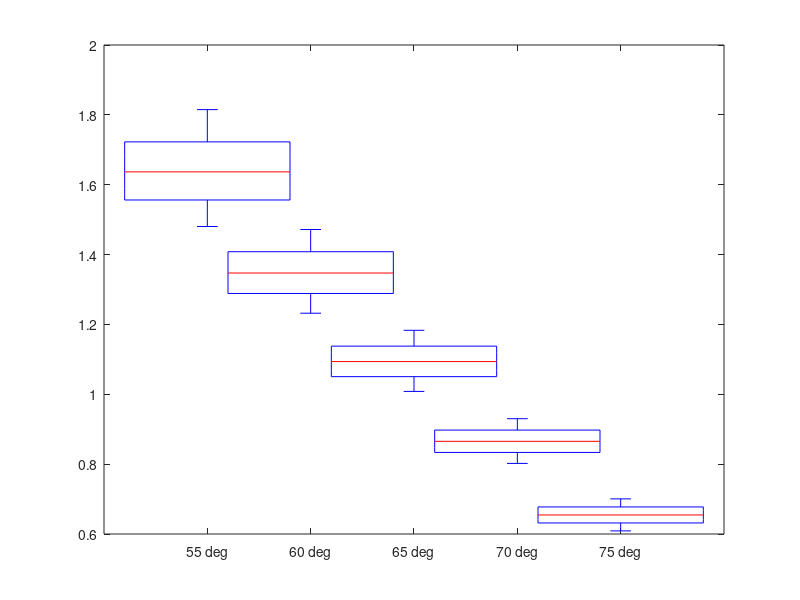

The MATLAB script that drew this image: (Note: this script raises an error after producing the figure.)
%% PLotting pressure vs diamters
close all
pressure_55 = 12:24;
Rcyl_55 = [0.5500   12.0000    0.0282    0.5227         0
    0.5500   13.0000    0.0248    0.4439         0
    0.5500   14.0000    0.0220    0.3825         0
    0.5500   15.0000    0.0193    0.3278         0
    0.5500   16.0000    0.0169    0.2833         0
    0.5500   17.0000    0.0153    0.2533         0
    0.5500   18.0000    0.0138    0.2262         0
    0.5500   19.0000    0.0121    0.1978         0
    0.5500   20.0000    0.0110    0.1798         0
    0.5500   21.0000    0.0099    0.1618         0
    0.5500   22.0000    0.0088    0.1438         0
    0.5500   23.0000    0.0080    0.1317         0
    0.5500   24.0000    0.0070    0.1167         0
];

pressure_40 = 14:24;
Rcyl_40 = [ 0.4000   14.0000    0.0212    0.3537         0
    0.4000   15.0000    0.0176    0.2897         0
    0.4000   16.0000    0.0165    0.2692         0
    0.4000   17.0000    0.0164    0.2647         0
    0.4000   18.0000    0.0147    0.2346         0
    0.4000   19.0000    0.0115    0.1834         0
    0.4000   20.0000    0.0102    0.1632         0
    0.4000   21.0000    0.0108    0.1722         0
    0.4000   22.0000    0.0090    0.1448         0
    0.4000   23.0000    0.0072    0.1170         0

    0.4000   24.0000    0.0079    0.1281         0];

pressure_45 = 13:24;
Rcyl_45 = [0.4500   13.0000    0.0243    0.4225         0
    0.4500   14.0000    0.0209    0.3552         0
    0.4500   15.0000    0.0192    0.3207         0
    0.4500   16.0000    0.0179    0.2939         0
    0.4500   17.0000    0.0155    0.2524         0
    0.4500   18.0000    0.0130    0.2103         0
    0.4500   19.0000    0.0121    0.1954         0
    0.4500   20.0000    0.0116    0.1862         0
    0.4500   21.0000    0.0096    0.1549         0
    0.4500   22.0000    0.0087    0.1410         0
    0.4500   23.0000    0.0083    0.1351         0
    0.4500   24.0000    0.0067    0.1103         0];

pressure_50 = 13:24;
Rcyl_50 = [0.5000   13.0000    0.0244    0.4303         0
    0.5000   14.0000    0.0218    0.3755         0
    0.5000   15.0000    0.0197    0.3315         0
    0.5000   16.0000    0.0172    0.2843         0
    0.5000   17.0000    0.0149    0.2445         0
    0.5000   18.0000    0.0137    0.2233         0
    0.5000   19.0000    0.0125    0.2031         0
    0.5000   20.0000    0.0108    0.1744         0
    0.5000   21.0000    0.0099    0.1606         0
    0.5000   22.0000    0.0090    0.1463         0
    0.5000   23.0000    0.0078    0.1272         0
    0.5000   24.0000    0.0072    0.1192         0];


figure 
% plot(pressure_35, Rcyl_35(:,3),'r',pressure_40, Rcyl_40(:,3),'g',...
%     pressure_45, Rcyl_45(:,3),'b',pressure_50, Rcyl_50(:,3),'c', 'linewidth',2)
plot(pressure_40, Rcyl_40(:,3),'r',...
    pressure_45, Rcyl_45(:,3),'g',pressure_50, Rcyl_50(:,3),'b',...
    pressure_55, Rcyl_55(:,3),'c','linewidth',2.5)

xlabel('Pressure(in psi)','fontweight','bold','fontsize',20)
ylabel('Cylinder radius (in m)','fontweight','bold','fontsize',20)
grid on
legend('40 cm', '45 cm', '50 cm','55 cm')
set(gca,'linewidth',1.5,'FontSize',16)
xlim([13 24])
title('Pressure vs Cylinder radius for 60, 88 actuator','fontsize',20)

%%  Vol frac vs selsction measure plots
params_5588 = [       0         0    1.0000         0
    0.0100    0.9923    1.0002    1.4690
    0.0200    1.9830    1.0005    2.9560
    0.0300    2.9722    1.0007    4.4610
    0.0400    3.9597    1.0010    5.9842
    0.0500    4.9455    1.0012    7.5258
    0.0600    5.9297    1.0015    9.0859
    0.0700    6.9121    1.0017   10.6646
    0.0800    7.8928    1.0020   12.2621
    0.0900    8.8718    1.0022   13.8789
    0.1000    9.8490    1.0025   15.5147
    0.1100   10.8244    1.0028   17.1699
    0.1200   11.7980    1.0030   18.8446
    0.1300   12.7697    1.0033   20.5391
    0.1400   13.7395    1.0036   22.2535
    0.1500   14.7074    1.0039   23.9881
    0.1600   15.6734    1.0041   25.7431
    0.1700   16.6374    1.0044   27.5187
    0.1800   17.5994    1.0047   29.3151
    0.1900   18.5594    1.0050   31.1325
    0.2000   19.5173    1.0053   32.9712
    0.2100   20.4731    1.0056   34.8315
    0.2200   21.4268    1.0059   36.7138
    0.2300   22.3784    1.0062   38.6181
    0.2400   23.3277    1.0065   40.5447
    0.2500   24.2749    1.0069   42.4941
    0.2600   25.2197    1.0072   44.4664
    0.2700   26.1623    1.0075   46.4620
    0.2800   27.1026    1.0078   48.4812
    0.2900   28.0404    1.0082   50.5247
    0.3000   28.9759    1.0085   52.5923
];

params_6088 = [ 0         0    1.0000         0
    0.0100    1.0007    1.0002    1.2330
    0.0200    2.0000    1.0004    2.4797
    0.0300    2.9981    1.0006    3.7403
    0.0400    3.9949    1.0008    5.0148
    0.0500    4.9904    1.0010    6.3032
    0.0600    5.9845    1.0012    7.6057
    0.0700    6.9773    1.0014    8.9222
    0.0800    7.9687    1.0016   10.2529
    0.0900    8.9587    1.0018   11.5977
    0.1000    9.9473    1.0021   12.9570
    0.1100   10.9345    1.0023   14.3305
    0.1200   11.9203    1.0025   15.7185
    0.1300   12.9046    1.0027   17.1210
    0.1400   13.8874    1.0029   18.5380
    0.1500   14.8688    1.0032   19.9698
    0.1600   15.8486    1.0034   21.4163
    0.1700   16.8269    1.0036   22.8776
    0.1800   17.8037    1.0039   24.3538
    0.1900   18.7789    1.0041   25.8451
    0.2000   19.7525    1.0044   27.3515
    0.2100   20.7246    1.0046   28.8730
    0.2200   21.6950    1.0048   30.4099
    0.2300   22.6638    1.0051   31.9621
    0.2400   23.6309    1.0053   33.5298
    0.2500   24.5964    1.0056   35.1131
    0.2600   25.5601    1.0059   36.7121
    0.2700   26.5222    1.0061   38.3268
    0.2800   27.4825    1.0064   39.9579
    0.2900   28.4410    1.0066   41.6047
    0.3000   29.3978    1.0069   43.2677
];

params_6588= [         0         0    1.0000         0
    0.0100    1.0083    1.0002    1.0166
    0.0200    2.0156    1.0003    2.0438
    0.0300    3.0219    1.0005    3.0817
    0.0400    4.0271    1.0006    4.1303
    0.0500    5.0313    1.0008    5.1895
    0.0600    6.0344    1.0010    6.2594
    0.0700    7.0365    1.0011    7.3402
    0.0800    8.0375    1.0013    8.4316
    0.0900    9.0374    1.0015    9.5338
    0.1000   10.0362    1.0017   10.6468
    0.1100   11.0339    1.0018   11.7706
    0.1200   12.0304    1.0020   12.9054
    0.1300   13.0258    1.0022   14.0510
    0.1400   14.0201    1.0024   15.2074
    0.1500   15.0132    1.0026   16.3748
    0.1600   16.0052    1.0027   17.5532
    0.1700   16.9959    1.0029   18.7425
    0.1800   17.9855    1.0031   19.9428
    0.1900   18.9738    1.0033   21.1541
    0.2000   19.9610    1.0035   22.3765
    0.2100   20.9469    1.0037   23.6100
    0.2200   21.9315    1.0039   24.8546
    0.2300   22.9150    1.0041   26.1104
    0.2400   23.8971    1.0043   27.3773
    0.2500   24.8780    1.0045   28.6555
    0.2600   25.8576    1.0047   29.9448
    0.2700   26.8358    1.0049   31.2455
    0.2800   27.8128    1.0051   32.5575
    0.2900   28.7884    1.0053   33.8808
    0.3000   29.7627    1.0055   35.2154
];

params_7088 = [        0         0    1.0000         0
    0.0100    1.0155    1.0001    0.8145
    0.0200    2.0301    1.0003    1.6371
    0.0300    3.0440    1.0004    2.4679
    0.0400    4.0571    1.0005    3.3068
    0.0500    5.0694    1.0006    4.1539
    0.0600    6.0808    1.0008    5.0091
    0.0700    7.0914    1.0009    5.8725
    0.0800    8.1013    1.0010    6.7440
    0.0900    9.1102    1.0012    7.6237
    0.1000   10.1183    1.0013    8.5116
    0.1100   11.1256    1.0014    9.4076
    0.1200   12.1320    1.0016   10.3118
    0.1300   13.1375    1.0017   11.2241
    0.1400   14.1422    1.0019   12.1445
    0.1500   15.1459    1.0020   13.0734
    0.1600   16.1488    1.0021   14.0103
    0.1700   17.1508    1.0023   14.9554
    0.1800   18.1518    1.0024   15.9086
    0.1900   19.1520    1.0026   16.8701
    0.2000   20.1512    1.0027   17.8397
    0.2100   21.1495    1.0029   18.8176
    0.2200   22.1468    1.0030   19.8036
    0.2300   23.1432    1.0032   20.7979
    0.2400   24.1386    1.0034   21.8003
    0.2500   25.1331    1.0035   22.8110
    0.2600   26.1266    1.0037   23.8299
    0.2700   27.1191    1.0038   24.8570
    0.2800   28.1106    1.0040   25.8924
    0.2900   29.1012    1.0041   26.9360
    0.3000   30.0907    1.0043   27.9878
];

params_7588 = [        0         0    1.0000         0
    0.0100    1.0222    1.0001    0.6224
    0.0200    2.0439    1.0002    1.2509
    0.0300    3.0650    1.0003    1.8854
    0.0400    4.0855    1.0004    2.5260
    0.0500    5.1054    1.0005    3.1727
    0.0600    6.1247    1.0006    3.8254
    0.0700    7.1434    1.0007    4.4841
    0.0800    8.1615    1.0008    5.1489
    0.0900    9.1790    1.0009    5.8196
    0.1000   10.1959    1.0010    6.4965
    0.1100   11.2121    1.0011    7.1794
    0.1200   12.2277    1.0012    7.8683
    0.1300   13.2427    1.0013    8.5632
    0.1400   14.2571    1.0014    9.2641
    0.1500   15.2707    1.0015    9.9710
    0.1600   16.2838    1.0016   10.6839
    0.1700   17.2962    1.0017   11.4028
    0.1800   18.3079    1.0018   12.1276
    0.1900   19.3189    1.0019   12.8588
    0.2000   20.3293    1.0020   13.5958
    0.2100   21.3390    1.0021   14.3387
    0.2200   22.3480    1.0022   15.0876
    0.2300   23.3563    1.0024   15.8425
    0.2400   24.3639    1.0025   16.6033
    0.2500   25.3709    1.0026   17.3702
    0.2600   26.3771    1.0027   18.1430
    0.2700   27.3826    1.0028   18.9218
    0.2800   28.3874    1.0029   19.7065
    0.2900   29.3914    1.0031   20.4972
    0.3000   30.3948    1.0032   21.2938
];


bh = boxplot([params_5588(2:end,4)./params_5588(2:end,2),...
    params_6088(2:end,4)./params_6088(2:end,2),...
    params_6588(2:end,4)./params_6588(2:end,2),...
    params_7088(2:end,4)./params_7088(2:end,2),...
    params_7588(2:end,4)./params_7588(2:end,2)],...
    'Labels',{'55 deg','60 deg','65 deg', '70 deg', '75 deg'},'Widths',.8);
set(bh(:,:),'linewidth',3)
title('Selection measure when \alpha = 88 deg and varying \beta',...
    'fontweight','bold','fontsize',20)
set(gca,'linewidth',1.5,'FontSize',16,'fontweight','bold')
xlabel('\beta (in degrees)','fontweight','bold','fontsize',20)
ylabel('Torsion/Curvature','fontweight','bold','fontsize',20)

%% prototypes vol frac versus selection measure

params_5885 = [         0         0    1.0000         0
    0.0100    0.9375    1.0005    1.3435
    0.0200    1.8721    1.0010    2.6983
    0.0300    2.8037    1.0015    4.0644
    0.0400    3.7323    1.0020    5.4417
    0.0500    4.6579    1.0025    6.8302
    0.0600    5.5805    1.0030    8.2299
    0.0700    6.5000    1.0036    9.6407
    0.0800    7.4164    1.0041   11.0625
    0.0900    8.3298    1.0046   12.4953
    0.1000    9.2399    1.0052   13.9392
    0.1100   10.1470    1.0057   15.3939
    0.1200   11.0509    1.0063   16.8595
    0.1300   11.9516    1.0068   18.3360
    0.1400   12.8490    1.0074   19.8233
    0.1500   13.7433    1.0079   21.3213
    0.1600   14.6343    1.0085   22.8300
    0.1700   15.5220    1.0091   24.3495
    0.1800   16.4064    1.0097   25.8795
    0.1900   17.2875    1.0103   27.4202
    0.2000   18.1653    1.0108   28.9714
    0.2100   19.0397    1.0114   30.5331
    0.2200   19.9107    1.0120   32.1053
    0.2300   20.7784    1.0126   33.6880
    0.2400   21.6426    1.0133   35.2811
    0.2500   22.5033    1.0139   36.8845
    0.2600   23.3606    1.0145   38.4982
    0.2700   24.2145    1.0151   40.1223
    0.2800   25.0648    1.0157   41.7566
    0.2900   25.9116    1.0164   43.4011
    0.3000   26.7549    1.0170   45.0557];

params_4687 = [         0         0    1.0000         0
    0.0100    0.9443    1.0005    1.9389
    0.0200    1.8854    1.0009    3.9038
    0.0300    2.8232    1.0014    5.8949
    0.0400    3.7576    1.0019    7.9128
    0.0500    4.6886    1.0024    9.9576
    0.0600    5.6161    1.0029   12.0299
    0.0700    6.5401    1.0034   14.1302
    0.0800    7.4605    1.0039   16.2587
    0.0900    8.3771    1.0044   18.4161
    0.1000    9.2901    1.0050   20.6028
    0.1100   10.1992    1.0055   22.8194
    0.1200   11.1044    1.0060   25.0663
    0.1300   12.0057    1.0066   27.3442
    0.1400   12.9029    1.0072   29.6536
    0.1500   13.7959    1.0077   31.9954
    0.1600   14.6848    1.0083   34.3701
    0.1700   15.5693    1.0089   36.7783
    0.1800   16.4494    1.0095   39.2210
    0.1900   17.3250    1.0101   41.6989
    0.2000   18.1959    1.0107   44.2128
    0.2100   19.0622    1.0113   46.7637
    0.2200   19.9236    1.0120   49.3526
    0.2300   20.7801    1.0126   51.9804
    0.2400   21.6315    1.0133   54.6484
    0.2500   22.4776    1.0140   57.3575
    0.2600   23.3184    1.0147   60.1092
    0.2700   24.1537    1.0154   62.9048
    0.2800   24.9834    1.0161   65.7456
    0.2900   25.8072    1.0168   68.6333
    0.3000   26.6250    1.0175   71.5695];

params_6687 = [         0         0    1.0000         0
    0.0100    0.9945    1.0002    0.9953
    0.0200    1.9877    1.0005    2.0001
    0.0300    2.9794    1.0007    3.0145
    0.0400    3.9697    1.0009    4.0384
    0.0500    4.9586    1.0011    5.0718
    0.0600    5.9461    1.0014    6.1148
    0.0700    6.9321    1.0016    7.1672
    0.0800    7.9166    1.0019    8.2292
    0.0900    8.8997    1.0021    9.3006
    0.1000    9.8812    1.0023   10.3815
    0.1100   10.8613    1.0026   11.4719
    0.1200   11.8398    1.0028   12.5716
    0.1300   12.8168    1.0031   13.6811
    0.1400   13.7922    1.0033   14.7999
    0.1500   14.7661    1.0036   15.9281
    0.1600   15.7384    1.0039   17.0658
    0.1700   16.7092    1.0041   18.2129
    0.1800   17.6783    1.0044   19.3694
    0.1900   18.6458    1.0047   20.5354
    0.2000   19.6118    1.0049   21.7107
    0.2100   20.5760    1.0052   22.8955
    0.2200   21.5386    1.0055   24.0897
    0.2300   22.4996    1.0057   25.2932
    0.2400   23.4589    1.0060   26.5062
    0.2500   24.4165    1.0063   27.7285
    0.2600   25.3724    1.0066   28.9603
    0.2700   26.3266    1.0069   30.2014
    0.2800   27.2790    1.0072   31.4518
    0.2900   28.2297    1.0074   32.7116
    0.3000   29.1787    1.0077   33.9808];


bh = boxplot([params_4687(2:end,4)./params_4687(2:end,2),...
    params_5885(2:end,4)./params_5885(2:end,2),...
    params_6687(2:end,4)./params_6687(2:end,2)],...
    'Labels',{'85,  58',' 87,  46',...
    ' 87,  66'},'Widths',.8);
set(bh(:,:),'linewidth',3)
title('Selection measure with volume prototypes',...
    'fontweight','bold','fontsize',20)
set(gca,'linewidth',1.5,'FontSize',16,'fontweight','bold')
xlabel('\beta (in degrees)','fontweight','bold','fontsize',20)
ylabel('Torsion/Curvature','fontweight','bold','fontsize',20)

%% Pressure vs selection measure plots
figure

L = 1;
load Material_fit_5088.mat
alpha = 86.88*pi/180;
beta = 45.49*pi/180;
Ro = 13/64*.0254;
lambda_5088 = Material_fit(:,2);
lambda1 = lambda_5088;
delta_5088 =  -L.*Ro.^(-1).*cos(alpha).^3.*cos(beta).^3.*csc(alpha+(-1).*beta) ...
  .^2.*csc(alpha+beta).*(((-1).*lambda1.^2+sec(beta).^2).*tan(alpha) ...
  .^2+sec(alpha).^4.*sec(beta).^4.*(cos(alpha).^6.*((-1)+ ...
  lambda1.^2.*cos(alpha).^2).*cos(beta).^6.*((-1)+lambda1.^2.*cos( ...
  beta).^2).*(tan(alpha)+(-1).*tan(beta)).^4).^(1/2)+(2.*lambda1.^2+ ...
  (-1).*sec(alpha).^2+(-1).*sec(beta).^2).*tan(alpha).*tan(beta)+(( ...
  -1).*lambda1.^2+sec(alpha).^2).*tan(beta).^2);
delta_normal_5088 = delta_5088/L;

alpha = 85*pi/180;
beta = 58*pi/180;
load Material_fit_6088.mat
lambda_6088 = Material_fit(:,2);
lambda1 = lambda_6088;
delta_6088 = -L.*Ro.^(-1).*cos(alpha).^3.*cos(beta).^3.*csc(alpha+(-1).*beta) ...
  .^2.*csc(alpha+beta).*(((-1).*lambda1.^2+sec(beta).^2).*tan(alpha) ...
  .^2+sec(alpha).^4.*sec(beta).^4.*(cos(alpha).^6.*((-1)+ ...
  lambda1.^2.*cos(alpha).^2).*cos(beta).^6.*((-1)+lambda1.^2.*cos( ...
  beta).^2).*(tan(alpha)+(-1).*tan(beta)).^4).^(1/2)+(2.*lambda1.^2+ ...
  (-1).*sec(alpha).^2+(-1).*sec(beta).^2).*tan(alpha).*tan(beta)+(( ...
  -1).*lambda1.^2+sec(alpha).^2).*tan(beta).^2);
delta_normal_6088 = delta_6088/L;

alpha = 86*pi/180;
beta = 65.8*pi/180;
load Material_fit_7088.mat
lambda_7088 = Material_fit(:,2);
lambda1 = lambda_7088;
delta_7088 = -L.*Ro.^(-1).*cos(alpha).^3.*cos(beta).^3.*csc(alpha+(-1).*beta) ...
  .^2.*csc(alpha+beta).*(((-1).*lambda1.^2+sec(beta).^2).*tan(alpha) ...
  .^2+sec(alpha).^4.*sec(beta).^4.*(cos(alpha).^6.*((-1)+ ...
  lambda1.^2.*cos(alpha).^2).*cos(beta).^6.*((-1)+lambda1.^2.*cos( ...
  beta).^2).*(tan(alpha)+(-1).*tan(beta)).^4).^(1/2)+(2.*lambda1.^2+ ...
  (-1).*sec(alpha).^2+(-1).*sec(beta).^2).*tan(alpha).*tan(beta)+(( ...
  -1).*lambda1.^2+sec(alpha).^2).*tan(beta).^2);
delta_normal_7088 = delta_7088/L;

bh = boxplot([delta_normal_5088./((lambda_5088-1)./(2*Ro)),...
    delta_normal_6088(1:31)./((lambda_6088(1:31)-1)./(2*Ro)),...
    delta_normal_7088(1:31)./((lambda_7088(1:31)-1)./(2*Ro))],...
    'Labels',{'85,  58',' 87,  46',...
    ' 87,  66'},'Widths',.8),...
set(bh(:,:),'linewidth',3);
title('Selection measure with pressure (prototypes)',...
    'fontweight','bold','fontsize',20)
set(gca,'linewidth',1.5,'FontSize',16,'fontweight','bold')
xlabel('\beta (in degrees)','fontweight','bold','fontsize',20)
ylabel('Torsion/Curvature','fontweight','bold','fontsize',20)